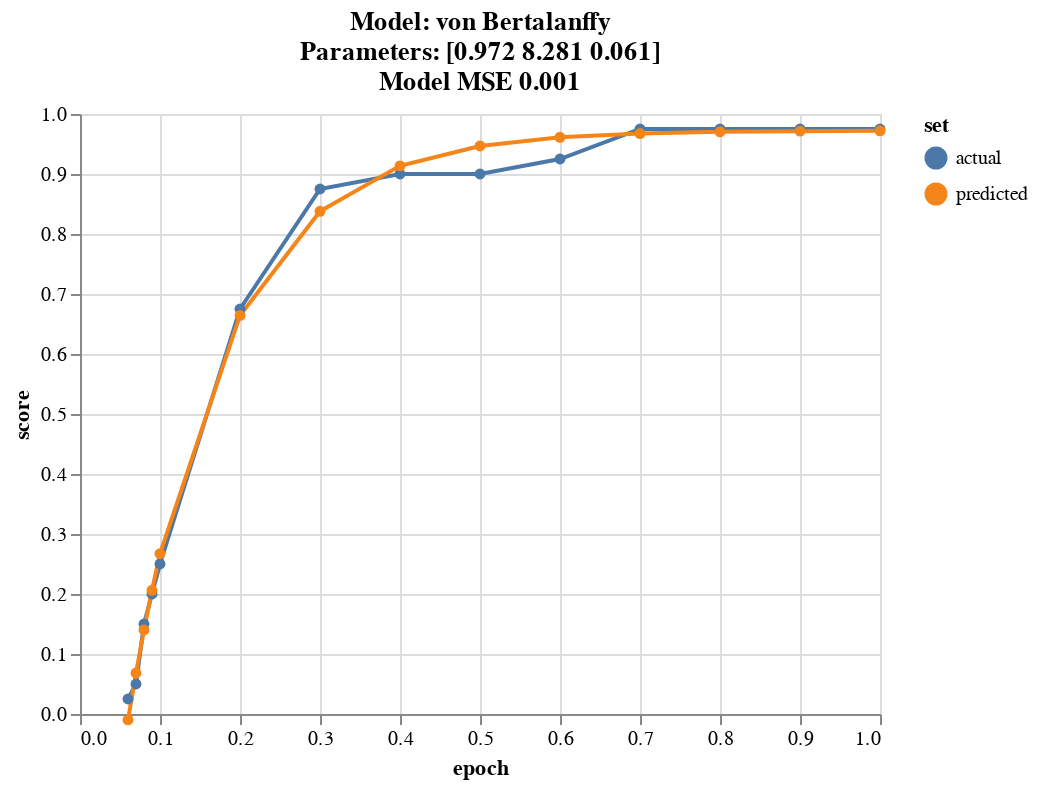

Notebook cell for this chart:
### Markdown cell above
## Fit one model for demo
To demonstate what the growth model results looks like in a growth model, we will plot one model. 
1. Get the data required from raw data, 
2. Fit the von_bertalanffy function to the data, *bounds* indicate the accepted range in each parameters
3. Visualize result by comparing actual data against predicted value

### Code cell
# Get one set of data for demo
df = raw.get(code_name=65317510, cond='HF_CON', remove_zero=True)
demo = GrowthModel(growth_function=von_bertalanffy, xdata=df.epoch, ydata=df.score, name="von Bertalanffy")
demo.fit(bounds=(0, [1, np.inf, 1]))
demo.plot()

### Figure 1 — Vega-Lite specification as saved in the notebook (floating-point values rounded to 4 significant figures)
{"config": {"view": {"continuousWidth": 400, "continuousHeight": 300}}, "data": {"name": "data-cbae6905d3ae3724d98741482fdf6926"}, "mark": {"type": "line", "point": true}, "encoding": {"color": {"type": "nominal", "field": "set"}, "x": {"type": "quantitative", "field": "epoch", "scale": {"domain": [0, 1]}}, "y": {"type": "quantitative", "field": "score", "scale": {"domain": [0, 1]}}}, "title": ["Model: von Bertalanffy", "Parameters: [0.972 8.281 0.061]", "Model MSE 0.001"], "$schema": "https://vega.github.io/schema/vega-lite/v4.8.1.json", "datasets": {"data-cbae6905d3ae3724d98741482fdf6926": [{"set": "actual", "epoch": 0.06, "score": 0.025}, {"set": "actual", "epoch": 0.07, "score": 0.05}, {"set": "actual", "epoch": 0.08, "score": 0.15}, {"set": "actual", "epoch": 0.09, "score": 0.2}, {"set": "actual", "epoch": 0.1, "score": 0.25}, {"set": "actual", "epoch": 0.2, "score": 0.675}, {"set": "actual", "epoch": 0.3, "score": 0.875}, {"set": "actual", "epoch": 0.4, "score": 0.9}, {"set": "actual", "epoch": 0.5, "score": 0.9}, {"set": "actual", "epoch": 0.6, "score": 0.925}, {"set": "actual", "epoch": 0.7, "score": 0.975}, {"set": "actual", "epoch": 0.8, "score": 0.975}, {"set": "actual", "epoch": 0.9, "score": 0.975}, {"set": "actual", "epoch": 1.0, "score": 0.975}, {"set": "predicted", "epoch": 0.06, "score": -0.009829}, {"set": "predicted", "epoch": 0.07, "score": 0.06823}, {"set": "predicted", "epoch": 0.08, "score": 0.1401}, {"set": "predicted", "epoch": 0.09, "score": 0.2062}, {"set": "predicted", "epoch": 0.1, "score": 0.2671}, {"set": "predicted", "epoch": 0.2, "score": 0.6643}, {"set": "predicted", "epoch": 0.3, "score": 0.8378}, {"set": "predicted", "epoch": 0.4, "score": 0.9136}, {"set": "predicted", "epoch": 0.5, "score": 0.9467}, {"set": "predicted", "epoch": 0.6, "score": 0.9612}, {"set": "predicted", "epoch": 0.7, "score": 0.9675}, {"set": "predicted", "epoch": 0.8, "score": 0.9702}, {"set": "predicted", "epoch": 0.9, "score": 0.9715}, {"set": "predicted", "epoch": 1.0, "score": 0.972}]}}
